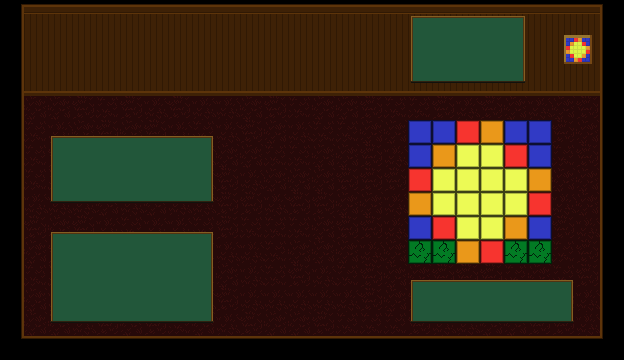

The image is a tile-based game level rendered from a .tmx file. Its description and source (layers, tilesets, objects; grid data summarised) follow:
An orthogonal 26x15 tile map with 24x24 px tiles, 4 tile layers (Floor, Boards, Tile Layer 4, Tile Layer 5), 1 hidden layer not drawn, 7 tilesets.

<map version="1.0" orientation="orthogonal" renderorder="right-down" width="26" height="15" tilewidth="24" tileheight="24" nextobjectid="90">
 <tileset firstgid="1" name="walls" tilewidth="24" tileheight="24" tilecount="64">
  <image source="../sprites/tiles/walls.png" width="192" height="192" />
 </tileset>
 <tileset firstgid="65" name="floor" tilewidth="24" tileheight="24" tilecount="42">
  <image source="../sprites/tiles/floor.png" width="168" height="144" />
  <tile id="0">
   <properties>
    <property name="block" value="true" />
   </properties>
  </tile>
 </tileset>
 <tileset firstgid="107" name="buckets" tilewidth="24" tileheight="24" tilecount="15">
  <image source="../sprites/buckets.png" width="360" height="24" />
  <tile id="0">
   <properties>
    <property name="Red" value="true" />
   </properties>
  </tile>
  <tile id="1">
   <properties>
    <property name="Blue" value="true" />
   </properties>
  </tile>
  <tile id="2">
   <properties>
    <property name="Orange" value="true" />
   </properties>
  </tile>
  <tile id="3">
   <properties>
    <property name="Yellow" value="true" />
   </properties>
  </tile>
 </tileset>
 <tileset firstgid="122" name="paint_overlay_dry" tilewidth="24" tileheight="24" tilecount="1">
  <image source="../sprites/paint_overlay_dry.png" trans="ff00ff" width="24" height="24" />
 </tileset>
 <tileset firstgid="123" name="HTP" tilewidth="24" tileheight="24" tilecount="42">
  <image source="../sprites/tiles/HTP.png" trans="ff00ff" width="168" height="144" />
 </tileset>
 <tileset firstgid="165" name="candy_wall" tilewidth="24" tileheight="24" tilecount="40">
  <image source="../sprites/tiles/candy_wall.png" width="192" height="120" />
 </tileset>
 <tileset firstgid="205" name="tile_green1_paint_incorrect" tilewidth="24" tileheight="24" tilecount="1">
  <image source="../sprites/objects/tile_green1_paint_incorrect.png" width="24" height="24" />
 </tileset>
 <layer name="Floor" width="26" height="15">
  <data>[390 cells, 390 non-empty, 5 distinct tile ids]</data>
 </layer>
 <layer name="Paintbuckets" width="26" height="15" visible="0">
  <data>[390 cells, 56 non-empty, 18 distinct tile ids]</data>
 </layer>
 <layer name="Boards" width="26" height="15">
  <data>[390 cells, 150 non-empty, 10 distinct tile ids]</data>
 </layer>
 <layer name="Tile Layer 4" width="26" height="15">
  <data>[390 cells, 144 non-empty, 18 distinct tile ids]</data>
 </layer>
 <layer name="Tile Layer 5" width="26" height="15">
  <data>[390 cells, 0 non-empty, 0 distinct tile ids]</data>
 </layer>
</map>
